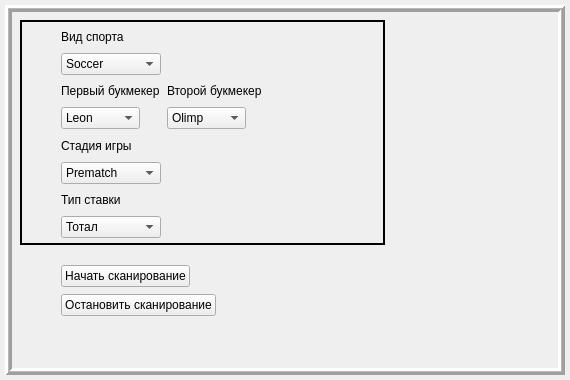
<?xml version="1.0" encoding="UTF-8"?>
<ui version="4.0">
 <class>desktopClient</class>
 <widget class="QWidget" name="desktopClient">
  <property name="geometry">
   <rect>
    <x>0</x>
    <y>0</y>
    <width>570</width>
    <height>380</height>
   </rect>
  </property>
  <property name="sizePolicy">
   <sizepolicy hsizetype="Fixed" vsizetype="Fixed">
    <horstretch>0</horstretch>
    <verstretch>0</verstretch>
   </sizepolicy>
  </property>
  <property name="minimumSize">
   <size>
    <width>570</width>
    <height>380</height>
   </size>
  </property>
  <property name="maximumSize">
   <size>
    <width>570</width>
    <height>380</height>
   </size>
  </property>
  <property name="windowTitle">
   <string>Scanner client</string>
  </property>
  <widget class="QFrame" name="frame">
   <property name="geometry">
    <rect>
     <x>5</x>
     <y>5</y>
     <width>560</width>
     <height>370</height>
    </rect>
   </property>
   <property name="styleSheet">
    <string notr="true">border-top-color: rgb(0, 0, 0);</string>
   </property>
   <property name="frameShape">
    <enum>QFrame::Box</enum>
   </property>
   <property name="frameShadow">
    <enum>QFrame::Raised</enum>
   </property>
   <property name="lineWidth">
    <number>3</number>
   </property>
   <property name="midLineWidth">
    <number>1</number>
   </property>
   <widget class="QFrame" name="frame_2">
    <property name="enabled">
     <bool>true</bool>
    </property>
    <property name="geometry">
     <rect>
      <x>15</x>
      <y>15</y>
      <width>365</width>
      <height>225</height>
     </rect>
    </property>
    <property name="frameShape">
     <enum>QFrame::Box</enum>
    </property>
    <property name="frameShadow">
     <enum>QFrame::Plain</enum>
    </property>
    <property name="lineWidth">
     <number>2</number>
    </property>
   </widget>
   <widget class="QWidget" name="layoutWidget">
    <property name="geometry">
     <rect>
      <x>31</x>
      <y>21</y>
      <width>335</width>
      <height>212</height>
     </rect>
    </property>
    <layout class="QGridLayout" name="gridLayout">
     <item row="0" column="1">
      <widget class="QLabel" name="label_sportType">
       <property name="text">
        <string>Вид спорта</string>
       </property>
      </widget>
     </item>
     <item row="3" column="3">
      <spacer name="horizontalSpacer_2">
       <property name="orientation">
        <enum>Qt::Horizontal</enum>
       </property>
       <property name="sizeHint" stdset="0">
        <size>
         <width>40</width>
         <height>20</height>
        </size>
       </property>
      </spacer>
     </item>
     <item row="6" column="1">
      <widget class="QLabel" name="label_marketType">
       <property name="text">
        <string>Тип ставки</string>
       </property>
      </widget>
     </item>
     <item row="3" column="2">
      <widget class="QComboBox" name="comboBox_secondBkmkr">
       <property name="sizePolicy">
        <sizepolicy hsizetype="Fixed" vsizetype="Fixed">
         <horstretch>0</horstretch>
         <verstretch>0</verstretch>
        </sizepolicy>
       </property>
       <item>
        <property name="text">
         <string>Olimp</string>
        </property>
       </item>
       <item>
        <property name="text">
         <string>Leon</string>
        </property>
       </item>
       <item>
        <property name="text">
         <string>Betboom</string>
        </property>
       </item>
      </widget>
     </item>
     <item row="1" column="1">
      <widget class="QComboBox" name="comboBox_sportType">
       <item>
        <property name="text">
         <string>Soccer</string>
        </property>
       </item>
       <item>
        <property name="text">
         <string>Basketball</string>
        </property>
       </item>
       <item>
        <property name="text">
         <string>Icehockey</string>
        </property>
       </item>
      </widget>
     </item>
     <item row="5" column="1">
      <widget class="QComboBox" name="comboBox_gameStatus">
       <item>
        <property name="text">
         <string>Prematch</string>
        </property>
       </item>
       <item>
        <property name="text">
         <string>Inplay</string>
        </property>
       </item>
      </widget>
     </item>
     <item row="2" column="1">
      <widget class="QLabel" name="label_firstBkmkr">
       <property name="text">
        <string>Первый букмекер</string>
       </property>
      </widget>
     </item>
     <item row="7" column="1">
      <widget class="QComboBox" name="comboBox_marketType">
       <property name="sizePolicy">
        <sizepolicy hsizetype="Minimum" vsizetype="Minimum">
         <horstretch>0</horstretch>
         <verstretch>0</verstretch>
        </sizepolicy>
       </property>
       <property name="sizeAdjustPolicy">
        <enum>QComboBox::AdjustToContents</enum>
       </property>
       <item>
        <property name="text">
         <string>Тотал</string>
        </property>
       </item>
       <item>
        <property name="text">
         <string>Победитель</string>
        </property>
       </item>
       <item>
        <property name="text">
         <string>Фора</string>
        </property>
       </item>
      </widget>
     </item>
     <item row="4" column="1">
      <widget class="QLabel" name="label_gameStatus">
       <property name="text">
        <string>Стадия игры</string>
       </property>
      </widget>
     </item>
     <item row="3" column="0">
      <spacer name="horizontalSpacer">
       <property name="orientation">
        <enum>Qt::Horizontal</enum>
       </property>
       <property name="sizeType">
        <enum>QSizePolicy::Fixed</enum>
       </property>
       <property name="sizeHint" stdset="0">
        <size>
         <width>25</width>
         <height>22</height>
        </size>
       </property>
      </spacer>
     </item>
     <item row="2" column="2">
      <widget class="QLabel" name="label_secondBkmkr">
       <property name="text">
        <string>Второй букмекер</string>
       </property>
      </widget>
     </item>
     <item row="3" column="1">
      <widget class="QComboBox" name="comboBox_firstBkmkr">
       <property name="sizePolicy">
        <sizepolicy hsizetype="Fixed" vsizetype="Fixed">
         <horstretch>0</horstretch>
         <verstretch>0</verstretch>
        </sizepolicy>
       </property>
       <property name="minimumSize">
        <size>
         <width>0</width>
         <height>0</height>
        </size>
       </property>
       <item>
        <property name="text">
         <string>Leon</string>
        </property>
       </item>
       <item>
        <property name="text">
         <string>Olimp</string>
        </property>
       </item>
       <item>
        <property name="text">
         <string>Betboom</string>
        </property>
       </item>
      </widget>
     </item>
    </layout>
   </widget>
   <widget class="QWidget" name="layoutWidget">
    <property name="geometry">
     <rect>
      <x>31</x>
      <y>258</y>
      <width>261</width>
      <height>57</height>
     </rect>
    </property>
    <layout class="QGridLayout" name="gridLayout_2" rowstretch="0,0">
     <property name="sizeConstraint">
      <enum>QLayout::SetDefaultConstraint</enum>
     </property>
     <property name="topMargin">
      <number>0</number>
     </property>
     <property name="horizontalSpacing">
      <number>0</number>
     </property>
     <property name="verticalSpacing">
      <number>5</number>
     </property>
     <item row="0" column="2">
      <spacer name="horizontalSpacer_4">
       <property name="orientation">
        <enum>Qt::Horizontal</enum>
       </property>
       <property name="sizeHint" stdset="0">
        <size>
         <width>40</width>
         <height>20</height>
        </size>
       </property>
      </spacer>
     </item>
     <item row="1" column="1">
      <widget class="QPushButton" name="pushButton_stopScan">
       <property name="sizePolicy">
        <sizepolicy hsizetype="Fixed" vsizetype="Fixed">
         <horstretch>0</horstretch>
         <verstretch>0</verstretch>
        </sizepolicy>
       </property>
       <property name="layoutDirection">
        <enum>Qt::LeftToRight</enum>
       </property>
       <property name="text">
        <string>Остановить сканирование</string>
       </property>
       <property name="autoDefault">
        <bool>false</bool>
       </property>
       <property name="default">
        <bool>false</bool>
       </property>
      </widget>
     </item>
     <item row="0" column="0">
      <spacer name="horizontalSpacer_3">
       <property name="orientation">
        <enum>Qt::Horizontal</enum>
       </property>
       <property name="sizeType">
        <enum>QSizePolicy::Fixed</enum>
       </property>
       <property name="sizeHint" stdset="0">
        <size>
         <width>25</width>
         <height>20</height>
        </size>
       </property>
      </spacer>
     </item>
     <item row="0" column="1">
      <widget class="QPushButton" name="pushButton_startScan">
       <property name="sizePolicy">
        <sizepolicy hsizetype="Fixed" vsizetype="Fixed">
         <horstretch>0</horstretch>
         <verstretch>0</verstretch>
        </sizepolicy>
       </property>
       <property name="text">
        <string>Начать сканирование</string>
       </property>
      </widget>
     </item>
    </layout>
   </widget>
  </widget>
 </widget>
 <resources/>
 <connections/>
</ui>
